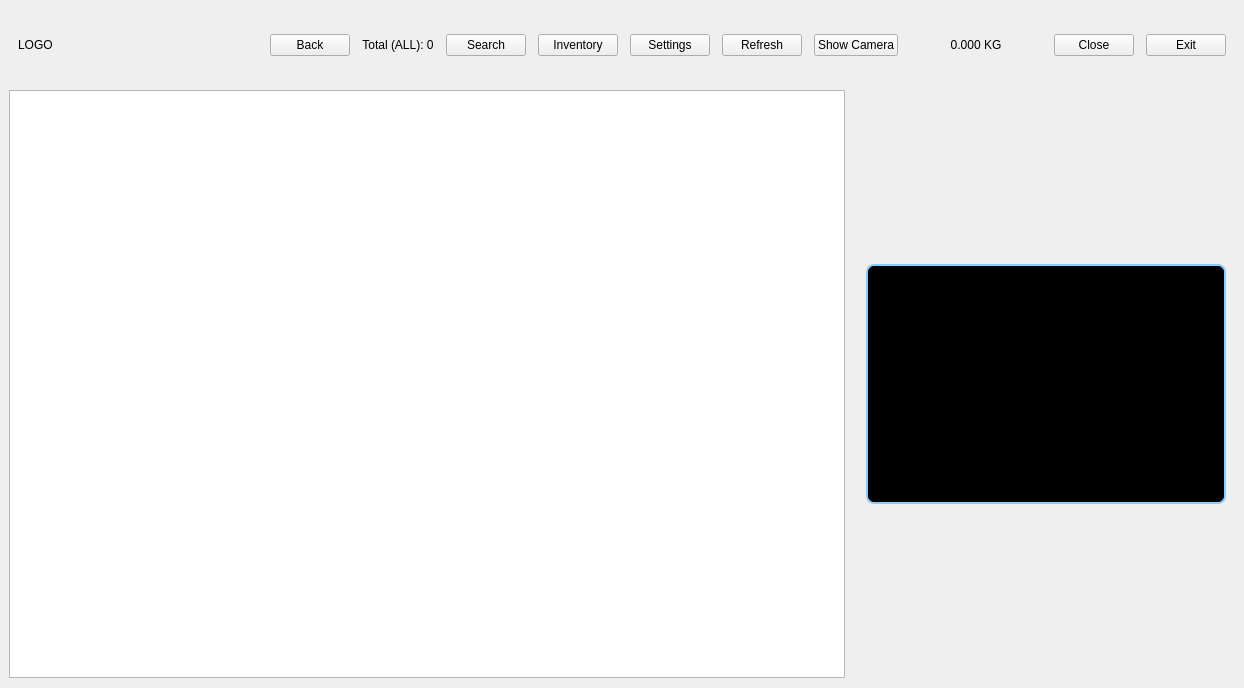
<?xml version="1.0" encoding="UTF-8"?>
<ui version="4.0">
 <class>MainWindow</class>
 <widget class="QMainWindow" name="MainWindow">
  <property name="geometry">
   <rect>
    <x>0</x>
    <y>0</y>
    <width>1050</width>
    <height>688</height>
   </rect>
  </property>
  <property name="windowTitle">
   <string>AI Trainer Dashboard</string>
  </property>
  <property name="styleSheet">
   <string>
QWidget { font-size: 15px; background: #F8F5F0; color: #3E3A33; }
QPushButton {
  min-height: 25px;
  padding: 10px 18px;
  background: #CBBEA7;
  color: #2E2A25;
  border-radius: 12px;
}
QPushButton#btnClose { background: #D6A5A5; }
QPushButton#btnExit { background: #C78585; }
QPushButton#btnToggleCamera { background: #BFD1C6; }
QPushButton#btnSettings { background: #C6B3D6; }
QPushButton#btnRefresh { background: #B2D8D8; color: #1E3A3A; font-weight: bold; }
QPushButton#btnRefresh:hover { background: #9ECFCF; }
QPushButton#btnRefresh:pressed { background: #86C1C1; }
QPushButton#btnSearch { background: #C9D6C2; }
QPushButton#btnViewProducts { background: #C9D6C2; }
QPushButton#btnTrainSelected {
  background: #BFD3E6;
  color: #233345;
  border: 1px solid #A6BED4;
}
QPushButton#btnTrainSelected:hover {
  background: #AEC8DF;
}
QPushButton#btnTrainSelected:pressed {
  background: #9AB7D1;
}
QPushButton#btnBack { background: #B9B2A7; }
QPushButton#btnSaveSettings { min-height: 30px; padding: 10px 20px; }
QPushButton[active=&quot;true&quot;] { background: #E6D9C8; border: 2px solid #BDAF9A; }
QCheckBox::indicator {
  width: 20px;
  height: 20px;
  border: 2px solid #BDAF9A;
  border-radius: 4px;
  background: #FFFFFF;
}
QCheckBox::indicator:checked {
  background: #C6D6C2;
}
QLabel#lblScaleEnable, QLabel#lblCamEnabled, QLabel#lblDbEnabled {
  font-weight: 700;
}
QLabel#lblWeight { padding: 0 12px; background: #FFFFFF; border: 2px solid #E2D6C7; border-radius: 10px; font-size: 20px; font-weight: 700; }
QLabel#lblInventorySummary {
  padding: 0 12px;
  background: #FFFFFF;
  border: 2px solid #D9CFBF;
  border-radius: 10px;
  color: #4A433B;
  font-weight: 600;
}
QStackedWidget { border: 0px; }
QFormLayout { margin: 10px; spacing: 8px; }
QLabel { color: #4A433B; }
QCheckBox { spacing: 8px; }
QLineEdit, QComboBox, QSpinBox, QDoubleSpinBox { min-height: 35px; }
QListWidget#listSettingsNav {
  background: #F8F5F0;
  border: 0px;
}
QListWidget#listSettingsNav:focus { outline: none; }
QListWidget#listSettingsNav::item {
  min-height: 54px;
  margin: 6px;
  padding: 6px 10px;
  background: #CBBEA7;
  color: #2E2A25;
  border-radius: 10px;
}
QListWidget#listSettingsNav::item:selected {
  background: #E6D9C8;
}
QListWidget#listSettingsNav::item:selected:focus { outline: none; }
QLineEdit {
  min-height: 30px;
  padding: 8px 12px;
  border: 2px solid #D9CBB8;
  border-radius: 10px;
  background: #FFFFFF;
}
QComboBox, QSpinBox, QDoubleSpinBox {
  min-height: 30px;
  padding: 8px 12px;
  border: 2px solid #D9CBB8;
  border-radius: 10px;
  background: #FFFFFF;
  color: #3E3A33;
}
QComboBox:focus, QSpinBox:focus, QDoubleSpinBox:focus {
  border: 2px solid #BDAF9A;
  outline: none;
}
QComboBox::drop-down {
  width: 26px;
  border-left: 1px solid #E2D6C7;
  background: transparent;
  border-top-right-radius: 8px;
  border-bottom-right-radius: 8px;
}
QComboBox::down-arrow {
  image: url(icons/arrow_down.svg);
  width: 10px;
  height: 10px;
}
QComboBox QAbstractItemView {
  background: #FFFFFF;
  border: 2px solid #E2D6C7;
  border-radius: 10px;
  padding: 6px;
  selection-background-color: #E6D9C8;
  selection-color: #2E2A25;
  outline: none;
  font-size: 15px;
}
QComboBox QAbstractItemView::item {
  min-height: 35px;
  padding: 6px 12px;
  border-radius: 8px;
  color: #3E3A33;
}
QComboBox QAbstractItemView::item:hover {
  background: #F0E6D8;
}
QComboBox QAbstractItemView::item:selected {
  background: #E6D9C8;
  color: #2E2A25;
}
QSpinBox::up-button, QSpinBox::down-button,
QDoubleSpinBox::up-button, QDoubleSpinBox::down-button {
  width: 18px;
  border-left: 1px solid #E2D6C7;
  background: #F8F5F0;
}
QSpinBox::up-arrow, QDoubleSpinBox::up-arrow {
  image: url(icons/arrow_up.svg);
  width: 8px;
  height: 8px;
}
QSpinBox::down-arrow, QDoubleSpinBox::down-arrow {
  image: url(icons/arrow_down.svg);
  width: 8px;
  height: 8px;
}
QSpinBox::up-button, QDoubleSpinBox::up-button {
  border-top-right-radius: 8px;
}
QSpinBox::down-button, QDoubleSpinBox::down-button {
  border-bottom-right-radius: 8px;
}
QListWidget, QTableWidget {
  background: #FFFFFF;
  border: 2px solid #E2D6C7;
  border-radius: 10px;
}
QListWidget::item { min-height: 50px; }
QLabel#lblDashboardTitle { font-size: 20px; font-weight: bold; color: #5B5146; }
QListWidget#listTrainedData::item { min-height: 180px; }
QListWidget#listProducts::item {
  min-height: 140px;
  min-width: 180px;
  padding: 7px;
  margin: 7px;
  background: #FFF9F2;
  border: 2px solid #E6D9C8;
  border-radius: 14px;
}
QListWidget#listProducts::item:selected {
  background: #E6D9C8;
  border: 2px solid #BDAF9A;
}
QListWidget#listProducts, QListWidget#listMatches {
  padding: 2px;
}
QScrollBar:vertical {
  width: 30px;
  background: #FFFFFF;
  border: 1px solid #E3E7EE;
  border-radius: 6px;
  margin: 36px 0 36px 0;
}
QScrollBar::handle:vertical {
  background: #C7D0DC;
  min-height: 32px;
  border-radius: 6px;
}
QScrollBar::handle:vertical:hover {
  background: #B3BECC;
}
QScrollBar::add-line:vertical, QScrollBar::sub-line:vertical {
  height: 30px;
  background: #FFFFFF;
  border: 1px solid #D7DEE8;
  border-radius: 15px;
}
QScrollBar::sub-line:vertical {
  subcontrol-origin: margin;
  subcontrol-position: top;
}
QScrollBar::add-line:vertical {
  subcontrol-origin: margin;
  subcontrol-position: bottom;
}
QScrollBar::up-arrow:vertical, QScrollBar::down-arrow:vertical {
  width: 12px;
  height: 12px;
}
QScrollBar::up-arrow:vertical {
  image: url(icons/arrow_up.svg);
}
QScrollBar::down-arrow:vertical {
  image: url(icons/arrow_down.svg);
}
QScrollBar::add-page:vertical, QScrollBar::sub-page:vertical {
  background: #FFFFFF;
}

   </string>
  </property>
  <widget class="QWidget" name="centralwidget">
   <layout class="QVBoxLayout" name="verticalLayout" stretch="0,1">
    <property name="spacing">
     <number>0</number>
    </property>
    <property name="topMargin">
     <number>0</number>
    </property>
    <property name="bottomMargin">
     <number>0</number>
    </property>
     <item>
       <widget class="QFrame" name="topBar">
        <property name="minimumSize">
       <size>
        <width>0</width>
        <height>82</height>
       </size>
      </property>
        <property name="frameShape">
         <enum>QFrame::NoFrame</enum>
        </property>
      <layout class="QHBoxLayout" name="horizontalLayout_top">
       <property name="spacing">
        <number>12</number>
       </property>
       <item>
        <widget class="QLabel" name="lblLogo">
          <property name="minimumSize">
           <size>
             <width>240</width>
             <height>72</height>
           </size>
          </property>
          <property name="maximumSize">
           <size>
             <width>300</width>
             <height>72</height>
           </size>
          </property>
         <property name="text">
          <string>LOGO</string>
         </property>
         <property name="alignment">
          <set>Qt::AlignLeading|Qt::AlignLeft|Qt::AlignVCenter</set>
         </property>
        </widget>
       </item>
       <item>
        <widget class="QPushButton" name="btnBackTop">
         <property name="text">
          <string>Back</string>
         </property>
        </widget>
       </item>
        <item>
         <spacer name="spacer1">
         <property name="orientation">
          <enum>Qt::Horizontal</enum>
         </property>
         <property name="sizeHint" stdset="0">
          <size>
           <width>40</width>
           <height>20</height>
          </size>
         </property>
        </spacer>
        </item>
        <item>
         <widget class="QLabel" name="lblInventorySummary">
          <property name="sizePolicy">
           <sizepolicy hsizetype="Preferred" vsizetype="Fixed">
            <horstretch>0</horstretch>
            <verstretch>0</verstretch>
           </sizepolicy>
          </property>
          <property name="minimumSize">
           <size>
            <width>0</width>
            <height>44</height>
           </size>
          </property>
          <property name="maximumSize">
           <size>
            <width>16777215</width>
            <height>44</height>
           </size>
          </property>
          <property name="text">
           <string>Total (ALL): 0</string>
          </property>
          <property name="alignment">
           <set>Qt::AlignCenter</set>
          </property>
         </widget>
        </item>
        <item>
         <widget class="QPushButton" name="btnSearch">
          <property name="text">
           <string>Search</string>
          </property>
         </widget>
        </item>
       <item>
        <widget class="QPushButton" name="btnViewProducts">
         <property name="text">
          <string>Inventory</string>
         </property>
        </widget>
       </item>
       <item>
        <widget class="QPushButton" name="btnSettings">
         <property name="text">
          <string>Settings</string>
         </property>
        </widget>
       </item>
       <item>
        <widget class="QPushButton" name="btnRefresh">
         <property name="text">
          <string>Refresh</string>
         </property>
        </widget>
       </item>
        <item>
         <widget class="QPushButton" name="btnToggleCamera">
          <property name="text">
           <string>Show Camera</string>
          </property>
         </widget>
        </item>
        <item>
         <spacer name="spacerRight">
          <property name="orientation">
           <enum>Qt::Horizontal</enum>
         </property>
         <property name="sizeHint" stdset="0">
          <size>
           <width>20</width>
           <height>20</height>
          </size>
          </property>
         </spacer>
        </item>
        <item>
         <widget class="QLabel" name="lblWeight">
          <property name="sizePolicy">
           <sizepolicy hsizetype="Preferred" vsizetype="Fixed">
            <horstretch>0</horstretch>
            <verstretch>0</verstretch>
           </sizepolicy>
          </property>
          <property name="minimumSize">
           <size>
            <width>132</width>
            <height>44</height>
           </size>
          </property>
          <property name="maximumSize">
           <size>
            <width>16777215</width>
            <height>44</height>
           </size>
          </property>
          <property name="text">
           <string>0.000 KG</string>
          </property>
          <property name="alignment">
           <set>Qt::AlignCenter</set>
          </property>
         </widget>
        </item>
        <item>
         <widget class="QPushButton" name="btnClose">
         <property name="text">
          <string>Close</string>
         </property>
        </widget>
       </item>
        <item>
         <widget class="QPushButton" name="btnExit">
         <property name="text">
          <string>Exit</string>
         </property>
         </widget>
        </item>
      </layout>
     </widget>
    </item>
    <item>
      <widget class="QStackedWidget" name="stack">
       <widget class="QWidget" name="pageDashboard">
        <layout class="QVBoxLayout" name="layoutDashboard">
         <property name="spacing">
          <number>0</number>
         </property>
         <property name="leftMargin">
          <number>0</number>
         </property>
         <property name="topMargin">
          <number>0</number>
         </property>
         <property name="rightMargin">
          <number>0</number>
         </property>
         <property name="bottomMargin">
          <number>10</number>
         </property>
         <item>
          <widget class="QStackedWidget" name="dashboardStack">
           <widget class="QWidget" name="pagePredictions">
            <layout class="QHBoxLayout" name="layoutMain">
              <property name="spacing">
               <number>12</number>
              </property>
              <property name="leftMargin">
               <number>0</number>
              </property>
              <property name="topMargin">
               <number>0</number>
              </property>
              <property name="rightMargin">
               <number>0</number>
              </property>
              <property name="bottomMargin">
               <number>0</number>
              </property>
             <item>
             <layout class="QVBoxLayout" name="layoutPredictions">
              <item>
               <widget class="QListWidget" name="listMatches">
                <property name="selectionMode">
                 <enum>QAbstractItemView::SingleSelection</enum>
                </property>
                <property name="iconSize">
                 <size>
                  <width>96</width>
                  <height>96</height>
                 </size>
                </property>
                <property name="movement">
                 <enum>QListView::Static</enum>
                </property>
                <property name="flow">
                 <enum>QListView::LeftToRight</enum>
                </property>
                <property name="resizeMode">
                 <enum>QListView::Adjust</enum>
                </property>
                <property name="spacing">
                 <number>12</number>
                </property>
                <property name="gridSize">
                 <size>
                  <width>220</width>
                  <height>200</height>
                 </size>
                </property>
                <property name="viewMode">
                 <enum>QListView::IconMode</enum>
                </property>
                <property name="uniformItemSizes">
                 <bool>true</bool>
                </property>
                <property name="wordWrap">
                 <bool>true</bool>
                </property>
               </widget>
              </item>
             </layout>
            </item>
            <item>
             <widget class="QWidget" name="panelRight">
              <layout class="QVBoxLayout" name="layoutRight">
               <property name="spacing">
                <number>8</number>
               </property>
               <item>
                <widget class="QLabel" name="lblCameraDash">
                 <property name="minimumSize">
                  <size>
                   <width>360</width>
                   <height>240</height>
                  </size>
                 </property>
                 <property name="maximumSize">
                  <size>
                   <width>360</width>
                   <height>240</height>
                  </size>
                 </property>
                 <property name="styleSheet">
                  <string>background:#000;border:2px solid #90CAF9;border-radius:8px;</string>
                 </property>
                 <property name="text">
                  <string>Camera preview</string>
                 </property>
                 <property name="alignment">
                  <set>Qt::AlignCenter</set>
                 </property>
                </widget>
               </item>
              </layout>
             </widget>
            </item>
           </layout>
          </widget>
          <widget class="QWidget" name="pageSearch">
           <layout class="QVBoxLayout" name="layoutSearchPanel">
            <property name="spacing">
             <number>8</number>
            </property>
            <property name="leftMargin">
             <number>8</number>
            </property>
            <property name="topMargin">
             <number>0</number>
            </property>
            <property name="rightMargin">
             <number>8</number>
            </property>
            <property name="bottomMargin">
             <number>8</number>
            </property>
            <item>
             <layout class="QHBoxLayout" name="layoutSearchTop">
              <item>
               <widget class="QPushButton" name="btnBackSearch">
                <property name="text">
                 <string>Back</string>
                </property>
               </widget>
              </item>
              <item>
               <widget class="QLineEdit" name="txtSearch">
                <property name="minimumSize">
                 <size>
                  <width>520</width>
                  <height>50</height>
                 </size>
                </property>
                <property name="placeholderText">
                 <string>Search product (e.g., tomato)</string>
                </property>
               </widget>
              </item>
              <item>
               <widget class="QPushButton" name="btnGo">
                <property name="text">
                 <string>Search</string>
                </property>
               </widget>
              </item>
              <item>
               <widget class="QPushButton" name="btnKeyboard">
                <property name="text">
                 <string>Keyboard</string>
                </property>
               </widget>
              </item>
              <item>
               <widget class="QPushButton" name="btnTrainSelected">
                <property name="text">
                 <string>Train Item</string>
                </property>
               </widget>
              </item>
             </layout>
            </item>
            <item>
             <widget class="QListWidget" name="listProducts">
              <property name="selectionMode">
               <enum>QAbstractItemView::SingleSelection</enum>
              </property>
             <property name="iconSize">
              <size>
               <width>96</width>
               <height>96</height>
              </size>
             </property>
             <property name="flow">
              <enum>QListView::LeftToRight</enum>
             </property>
             <property name="movement">
              <enum>QListView::Static</enum>
             </property>
             <property name="resizeMode">
              <enum>QListView::Adjust</enum>
             </property>
             <property name="spacing">
               <number>12</number>
              </property>
              <property name="gridSize">
               <size>
                <width>190</width>
                <height>176</height>
               </size>
              </property>
             <property name="viewMode">
              <enum>QListView::IconMode</enum>
             </property>
             <property name="uniformItemSizes">
              <bool>true</bool>
             </property>
             <property name="wordWrap">
              <bool>true</bool>
             </property>
             </widget>
            </item>
            <item>
             <widget class="QWidget" name="keyboardPanel" native="true">
              <property name="minimumSize">
               <size>
                <width>0</width>
                <height>200</height>
               </size>
              </property>
             </widget>
            </item>
           </layout>
          </widget>
         </widget>
        </item>
       </layout>
      </widget>
      <widget class="QWidget" name="pageSettings">
       <layout class="QVBoxLayout" name="layoutSettings">
        <item>
         <layout class="QHBoxLayout" name="layoutSettingsTop">
          <item>
           <spacer name="spacerSettingsTop">
            <property name="orientation">
             <enum>Qt::Horizontal</enum>
            </property>
            <property name="sizeHint" stdset="0">
             <size>
              <width>40</width>
              <height>20</height>
             </size>
            </property>
           </spacer>
          </item>
         </layout>
        </item>
        <item>
         <layout class="QHBoxLayout" name="layoutSettingsBody" stretch="1,3">
          <item>
           <widget class="QListWidget" name="listSettingsNav">
            <property name="minimumSize">
             <size>
              <width>200</width>
              <height>0</height>
             </size>
            </property>
            <property name="focusPolicy">
             <enum>Qt::NoFocus</enum>
            </property>
            <property name="selectionMode">
             <enum>QAbstractItemView::SingleSelection</enum>
            </property>
           </widget>
          </item>
          <item>
           <widget class="QStackedWidget" name="settingsStack">
            <widget class="QWidget" name="pageScale">
             <layout class="QFormLayout" name="formScale">
              <item row="0" column="0">
               <widget class="QLabel" name="labelCom">
                <property name="text">
                 <string>Scale COM Port</string>
                </property>
               </widget>
              </item>
              <item row="0" column="1">
               <widget class="QComboBox" name="cmbCom"/>
              </item>
              <item row="1" column="0">
               <widget class="QLabel" name="labelBaud">
                <property name="text">
                 <string>Baudrate</string>
                </property>
               </widget>
              </item>
              <item row="1" column="1">
               <widget class="QComboBox" name="cmbBaud">
                <item>
                 <property name="text">
                  <string>9600</string>
                 </property>
                </item>
                <item>
                 <property name="text">
                  <string>2400</string>
                 </property>
                </item>
                <item>
                 <property name="text">
                  <string>4800</string>
                 </property>
                </item>
                <item>
                 <property name="text">
                  <string>19200</string>
                 </property>
                </item>
               </widget>
              </item>
              <item row="2" column="0">
               <widget class="QLabel" name="lblStableSeconds">
                <property name="text">
                 <string>Stable Seconds</string>
                </property>
               </widget>
              </item>
              <item row="2" column="1">
               <widget class="QDoubleSpinBox" name="spnStableSeconds">
                <property name="decimals">
                 <number>2</number>
                </property>
                <property name="minimum">
                 <double>0.100000000000000</double>
                </property>
                <property name="maximum">
                 <double>10.000000000000000</double>
                </property>
                <property name="singleStep">
                 <double>0.100000000000000</double>
                </property>
               </widget>
              </item>
              <item row="3" column="0">
               <widget class="QLabel" name="lblOpenThreshold">
                <property name="text">
                 <string>Open Threshold</string>
                </property>
               </widget>
              </item>
              <item row="3" column="1">
               <widget class="QDoubleSpinBox" name="spnOpenThreshold">
                <property name="decimals">
                 <number>3</number>
                </property>
                <property name="minimum">
                 <double>0.000000000000000</double>
                </property>
                <property name="maximum">
                 <double>5.000000000000000</double>
                </property>
                <property name="singleStep">
                 <double>0.010000000000000</double>
                </property>
               </widget>
              </item>
             </layout>
            </widget>
            <widget class="QWidget" name="pageCamera">
             <layout class="QVBoxLayout" name="layoutCameraPage">
              <item>
               <widget class="QLabel" name="lblCamera">
                <property name="minimumSize">
                 <size>
                  <width>512</width>
                  <height>288</height>
                 </size>
                </property>
                <property name="styleSheet">
                 <string>background:#000;border:2px solid #90CAF9;border-radius:8px;</string>
                </property>
                <property name="text">
                 <string>Camera preview (drag 4 points here)</string>
                </property>
                <property name="alignment">
                 <set>Qt::AlignCenter</set>
                </property>
               </widget>
              </item>
              <item>
               <layout class="QHBoxLayout" name="layoutSettingsTopBtns">
                <item>
                 <spacer name="spacerSettingsTopBtns">
                  <property name="orientation">
                   <enum>Qt::Horizontal</enum>
                  </property>
                  <property name="sizeHint" stdset="0">
                   <size>
                    <width>40</width>
                    <height>20</height>
                   </size>
                  </property>
                 </spacer>
                </item>
                <item>
                 <widget class="QPushButton" name="btnSavePolygon">
                  <property name="text">
                   <string>Save ROI</string>
                  </property>
                 </widget>
                </item>
                <item>
                 <widget class="QPushButton" name="btnResetPolygon">
                  <property name="text">
                   <string>Reset ROI</string>
                  </property>
                 </widget>
                </item>
               </layout>
              </item>
              <item>
               <layout class="QFormLayout" name="formCamera">
                <item row="0" column="0">
                 <widget class="QLabel" name="lblMatchThreshold">
                  <property name="text">
                   <string>Match Threshold</string>
                  </property>
                 </widget>
                </item>
                <item row="0" column="1">
                 <widget class="QDoubleSpinBox" name="spnMatchThreshold">
                  <property name="decimals">
                   <number>2</number>
                  </property>
                  <property name="minimum">
                   <double>0.100000000000000</double>
                  </property>
                  <property name="maximum">
                   <double>1.000000000000000</double>
                  </property>
                  <property name="singleStep">
                   <double>0.010000000000000</double>
                  </property>
                 </widget>
                </item>
                <item row="1" column="0">
                 <widget class="QLabel" name="lblMaxSamples">
                  <property name="text">
                   <string>Max Samples / Item</string>
                  </property>
                 </widget>
                </item>
                <item row="1" column="1">
                 <widget class="QLineEdit" name="txtMaxSamples"/>
                </item>
               </layout>
              </item>
             </layout>
            </widget>
            <widget class="QWidget" name="pageQR">
             <layout class="QFormLayout" name="formQR">
              <item row="0" column="0">
               <widget class="QLabel" name="lblPrefix">
                <property name="text">
                 <string>Prefix</string>
                </property>
               </widget>
              </item>
              <item row="0" column="1">
               <widget class="QLineEdit" name="txtPrefix"/>
              </item>
              <item row="1" column="0">
               <widget class="QLabel" name="lblCodeLen">
                <property name="text">
                 <string>Code Length</string>
                </property>
               </widget>
              </item>
              <item row="1" column="1">
               <widget class="QLineEdit" name="txtCodeLen"/>
              </item>
              <item row="2" column="0">
               <widget class="QLabel" name="lblPriceLen">
                <property name="text">
                 <string>Price Length</string>
                </property>
               </widget>
              </item>
              <item row="2" column="1">
               <widget class="QLineEdit" name="txtPriceLen"/>
              </item>
              <item row="3" column="0">
               <widget class="QLabel" name="lblQtyLen">
                <property name="text">
                 <string>Qty Length</string>
                </property>
               </widget>
              </item>
              <item row="3" column="1">
               <widget class="QLineEdit" name="txtQtyLen"/>
              </item>
              <item row="4" column="0">
               <widget class="QLabel" name="lblCurrency">
                <property name="text">
                 <string>Currency</string>
                </property>
               </widget>
              </item>
              <item row="4" column="1">
               <widget class="QComboBox" name="cmbCurrency">
                <item>
                 <property name="text">
                  <string>Indian Rupee (₹)</string>
                 </property>
                </item>
                <item>
                 <property name="text">
                  <string>Singapore Dollar ($)</string>
                 </property>
                </item>
               </widget>
              </item>
             </layout>
            </widget>
            <widget class="QWidget" name="pageDB">
             <layout class="QFormLayout" name="formDB">
              <item row="0" column="0">
               <widget class="QLabel" name="labelDb">
                <property name="text">
                 <string>Server</string>
                </property>
               </widget>
              </item>
              <item row="0" column="1">
               <widget class="QLineEdit" name="txtDbServer"/>
              </item>
              <item row="1" column="0">
               <widget class="QLabel" name="labelDbName">
                <property name="text">
                 <string>Database</string>
                </property>
               </widget>
              </item>
              <item row="1" column="1">
               <widget class="QLineEdit" name="txtDbName"/>
              </item>
              <item row="2" column="0">
               <widget class="QLabel" name="labelDbUser">
                <property name="text">
                 <string>User</string>
                </property>
               </widget>
              </item>
              <item row="2" column="1">
               <widget class="QLineEdit" name="txtDbUser"/>
              </item>
              <item row="3" column="0">
               <widget class="QLabel" name="labelDbPass">
                <property name="text">
                 <string>Password</string>
                </property>
               </widget>
              </item>
              <item row="3" column="1">
               <widget class="QLineEdit" name="txtDbPass">
                <property name="echoMode">
                 <enum>QLineEdit::Password</enum>
                </property>
               </widget>
              </item>
              <item row="4" column="0">
               <widget class="QLabel" name="labelDbUomFilter">
                <property name="text">
                 <string>UOM</string>
                </property>
               </widget>
              </item>
              <item row="4" column="1">
               <widget class="QComboBox" name="cmbDbUomFilter">
                <item>
                 <property name="text">
                  <string>ALL</string>
                 </property>
                </item>
                <item>
                 <property name="text">
                  <string>KG</string>
                 </property>
                </item>
                <item>
                 <property name="text">
                  <string>PCS</string>
                 </property>
                </item>
               </widget>
              </item>
             </layout>
            </widget>
            <widget class="QWidget" name="pageTrainedData">
             <layout class="QVBoxLayout" name="layoutTrainedData">
              <item>
               <layout class="QHBoxLayout" name="layoutTrainedDataTop">
                <item>
                 <widget class="QLabel" name="lblTrainedDataTitle">
                  <property name="text">
                   <string>Trained Items</string>
                  </property>
                 </widget>
                </item>
                <item>
                 <spacer name="spacerTrainedTopWide">
                  <property name="orientation">
                   <enum>Qt::Horizontal</enum>
                  </property>
                  <property name="sizeHint" stdset="0">
                   <size>
                    <width>40</width>
                    <height>20</height>
                   </size>
                  </property>
                 </spacer>
                </item>
                <item>
                 <spacer name="spacerTrainedTop">
                  <property name="orientation">
                   <enum>Qt::Horizontal</enum>
                  </property>
                  <property name="sizeHint" stdset="0">
                   <size>
                    <width>40</width>
                    <height>20</height>
                   </size>
                  </property>
                 </spacer>
                </item>
                <item>
                 <widget class="QPushButton" name="btnToggleWeightMode">
                  <property name="text">
                   <string>Scale Weight: OFF (Laptop Test)</string>
                  </property>
                  <property name="cursor">
                   <cursorShape>PointingHandCursor</cursorShape>
                  </property>
                 </widget>
                </item>
                <item>
                 <widget class="QPushButton" name="btnDeleteTrained">
                  <property name="text">
                   <string>Delete Selected</string>
                  </property>
                 </widget>
                </item>
               </layout>
              </item>
              <item>
               <widget class="QListWidget" name="listTrainedData">
                <property name="selectionMode">
                 <enum>QAbstractItemView::SingleSelection</enum>
                </property>
                <property name="iconSize">
                 <size>
                  <width>96</width>
                  <height>96</height>
                 </size>
                </property>
                <property name="movement">
                 <enum>QListView::Static</enum>
                </property>
                <property name="flow">
                 <enum>QListView::LeftToRight</enum>
                </property>
                <property name="resizeMode">
                 <enum>QListView::Adjust</enum>
                </property>
                <property name="spacing">
                 <number>12</number>
                </property>
                <property name="gridSize">
                 <size>
                  <width>220</width>
                  <height>220</height>
                 </size>
                </property>
                <property name="viewMode">
                 <enum>QListView::IconMode</enum>
                </property>
                <property name="wordWrap">
                 <bool>true</bool>
                </property>
               </widget>
              </item>
             </layout>
            </widget>
           </widget>
          </item>
         </layout>
        </item>
        <item>
         <layout class="QHBoxLayout" name="layoutSave">
          <item>
           <spacer name="spacerSaveLeft">
            <property name="orientation">
             <enum>Qt::Horizontal</enum>
            </property>
            <property name="sizeHint" stdset="0">
             <size>
              <width>40</width>
              <height>20</height>
             </size>
            </property>
           </spacer>
          </item>
          <item>
           <spacer name="spacerSave">
            <property name="orientation">
             <enum>Qt::Horizontal</enum>
            </property>
            <property name="sizeHint" stdset="0">
             <size>
              <width>40</width>
              <height>20</height>
             </size>
            </property>
           </spacer>
          </item>
          <item>
           <widget class="QPushButton" name="btnSaveSettings">
            <property name="text">
             <string>Save Settings</string>
            </property>
           </widget>
          </item>
         </layout>
        </item>
       </layout>
      </widget>
     </widget>
    </item>
   </layout>
  </widget>
 </widget>
 <resources/>
 <connections/>
</ui>
